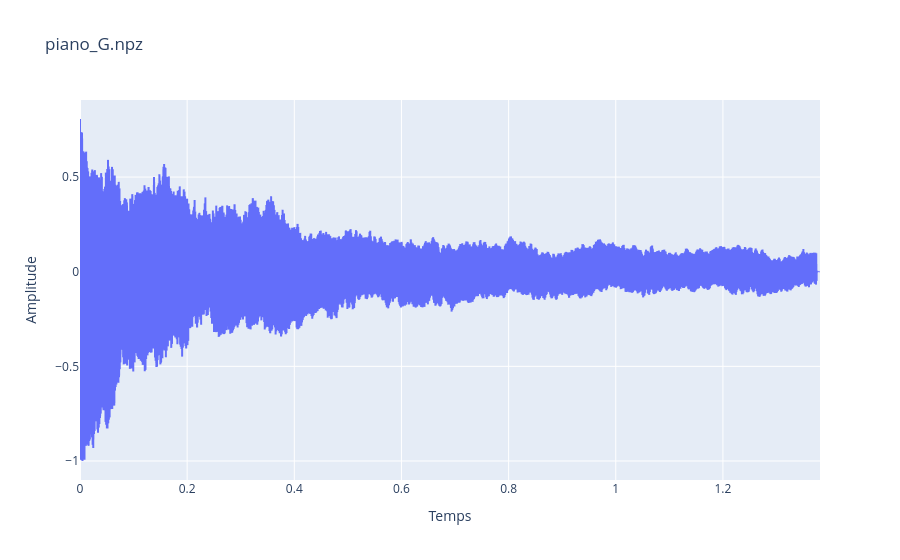
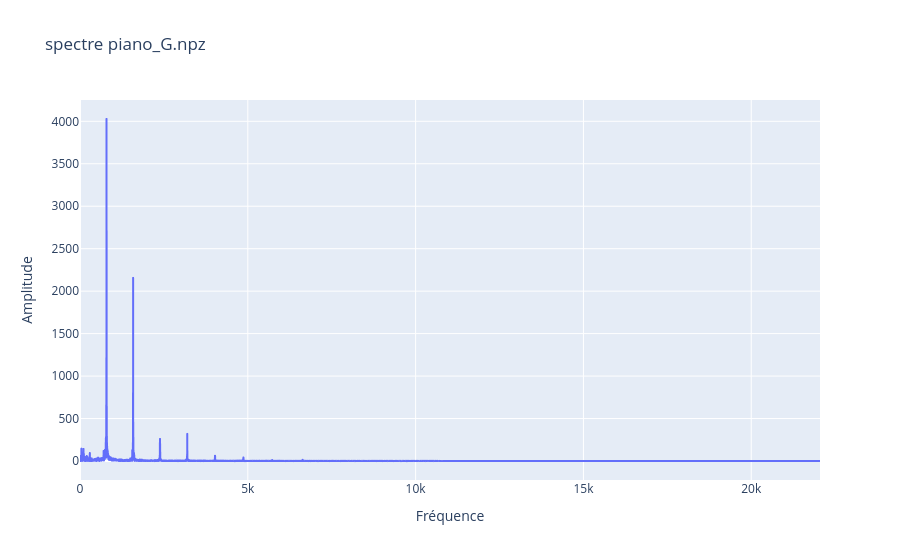

The code cell stored with these charts, in order, in its notebook:
### Code cell
signal_dict1 = np.load('piano_G.npz') # signal_dict est un dictionnaire contenant les données contenues dans le fichier signal.npz
s = signal_dict1['s'] # extraction du signal utile
t = signal_dict1['t'] # extraction du vecteur temps associé au signal

nu2, sF2 = san.trans_fourier(s, t)

spectre2 = np.abs(sF2)

px.line(x = t, y = s, labels={"x":"Temps", "y":"Amplitude"}, title="piano_G.npz").show()
px.line(x = nu2, y = spectre2, labels={"x":"Fréquence", "y":"Amplitude"}, title="spectre piano_G.npz").show()

### Figure 1 — Plotly figure (JSON) as saved in the notebook; plotly's stock layout.template omitted (floating-point values rounded to 4 significant figures; data arrays with more than 128 entries replaced by an {"elided": "..."} marker saying what was removed)
{"data": [{"hovertemplate": "Temps=%{x}<br>Amplitude=%{y}<extra></extra>", "legendgroup": "", "line": {"color": "#636efa", "dash": "solid"}, "marker": {"symbol": "circle"}, "mode": "lines", "name": "", "showlegend": false, "type": "scattergl", "x": {"elided": "60913 float values"}, "xaxis": "x", "y": {"elided": "60913 float values"}, "yaxis": "y"}], "layout": {"legend": {"tracegroupgap": 0}, "title": {"text": "piano_G.npz"}, "xaxis": {"anchor": "y", "domain": [0, 1], "title": {"text": "Temps"}}, "yaxis": {"anchor": "x", "domain": [0, 1], "title": {"text": "Amplitude"}}}}

### Figure 2 — Plotly figure (JSON) as saved in the notebook; plotly's stock layout.template omitted (floating-point values rounded to 4 significant figures; data arrays with more than 128 entries replaced by an {"elided": "..."} marker saying what was removed)
{"data": [{"hovertemplate": "Fréquence=%{x}<br>Amplitude=%{y}<extra></extra>", "legendgroup": "", "line": {"color": "#636efa", "dash": "solid"}, "marker": {"symbol": "circle"}, "mode": "lines", "name": "", "showlegend": false, "type": "scattergl", "x": {"elided": "30456 float values"}, "xaxis": "x", "y": {"elided": "30456 float values"}, "yaxis": "y"}], "layout": {"legend": {"tracegroupgap": 0}, "title": {"text": "spectre piano_G.npz"}, "xaxis": {"anchor": "y", "domain": [0, 1], "title": {"text": "Fréquence"}}, "yaxis": {"anchor": "x", "domain": [0, 1], "title": {"text": "Amplitude"}}}}
